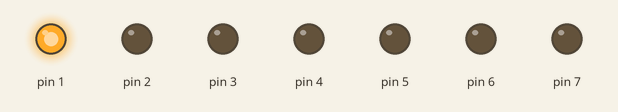
Bench run of a sketch on a simulated Arduino Uno, built with avr-gcc and run on an emulated ATmega328P. On the bench: output pins drawn as LEDs (lit = HIGH).

Above: at 0.04 s.
At 0.36 s:
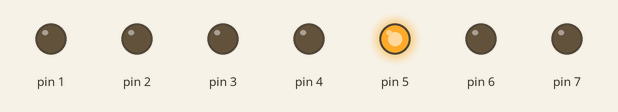
At 0.68 s:
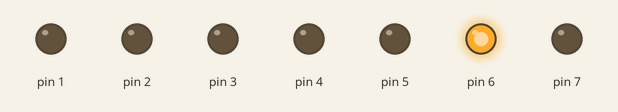
At 1.4 s:
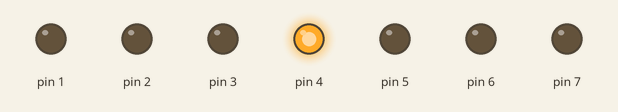
At 2.12 s:
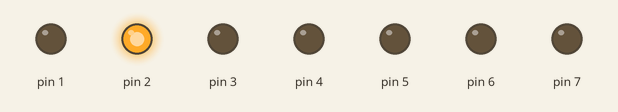
At 2.8 s:
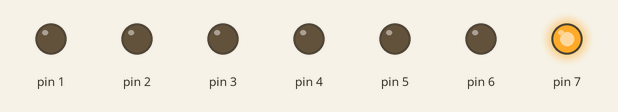
Timing chart, 0 to 3.1 s (numbered marks = the images above):
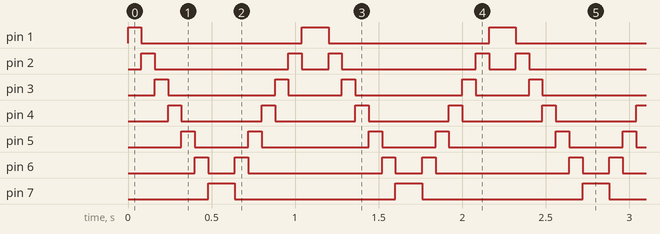

Measured:
- by itself, pin 1: repeats every 1.1 s: LOW 0.96 s, HIGH 0.16 s
- by itself, pin 2: repeats every 1.1 s: LOW 0.80 s, HIGH 0.08 s, LOW 0.16 s, HIGH 0.08 s
- by itself, pin 3: repeats every 1.1 s: LOW 0.64 s, HIGH 0.08 s, LOW 0.32 s, HIGH 0.08 s
- by itself, pin 4: alternates HIGH for 0.08 s and LOW for 0.48 s
- by itself, pin 5: repeats every 1.1 s: LOW 0.32 s, HIGH 0.08 s, LOW 0.64 s, HIGH 0.08 s
- by itself, pin 6: repeats every 1.1 s: LOW 0.16 s, HIGH 0.08 s, LOW 0.80 s, HIGH 0.08 s
- by itself, pin 7: alternates HIGH for 0.16 s and LOW for 0.96 s

The sketch:

PoliceLights.ino
```cpp
int timer = 80;

void setup() {
 for (int thisPin = 1; thisPin <= 7; thisPin++) {
 pinMode(thisPin,OUTPUT);
 }
}

void loop() {

  for (int thisPin = 1; thisPin <= 7; thisPin++) {
   digitalWrite(thisPin, HIGH);
   delay(timer);
   digitalWrite(thisPin, LOW);
  }

  for (int thisPin = 7; thisPin >= 1; thisPin--) {
    digitalWrite(thisPin, HIGH);
    delay(timer);
    digitalWrite(thisPin, LOW);
  }
}
```
